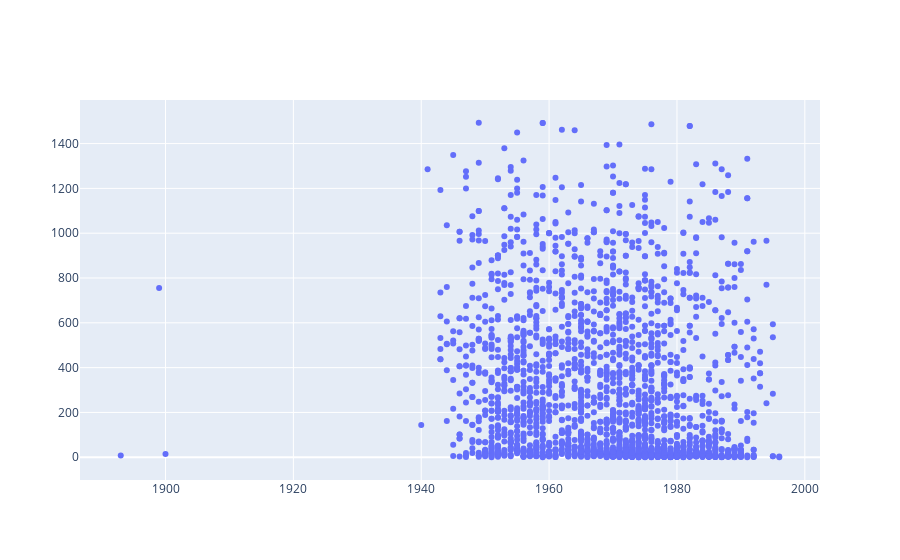

Source (notebook cell):
### Markdown cell above
### Ejercicio 3
Utiliza `plotly` para realizar un gráfico de dispersión que permita visualizar la relación que existe entre las variables 'Year_Birth' y 'MntWines'.

### Code cell
# YOUR CODE HERE
fig = go.Figure(
    data = go.Scatter(
        x = mercadeo['Year_Birth'],
        y = mercadeo['MntWines'],
        mode = 'markers'
    )
)

fig.show()

### Figure 1 — Plotly figure (JSON) as saved in the notebook; plotly's stock layout.template omitted (floating-point values rounded to 4 significant figures; data arrays with more than 128 entries replaced by an {"elided": "..."} marker saying what was removed)
{"data": [{"mode": "markers", "type": "scatter", "x": {"elided": "2240 int values"}, "y": {"elided": "2240 int values"}}], "layout": {}}
